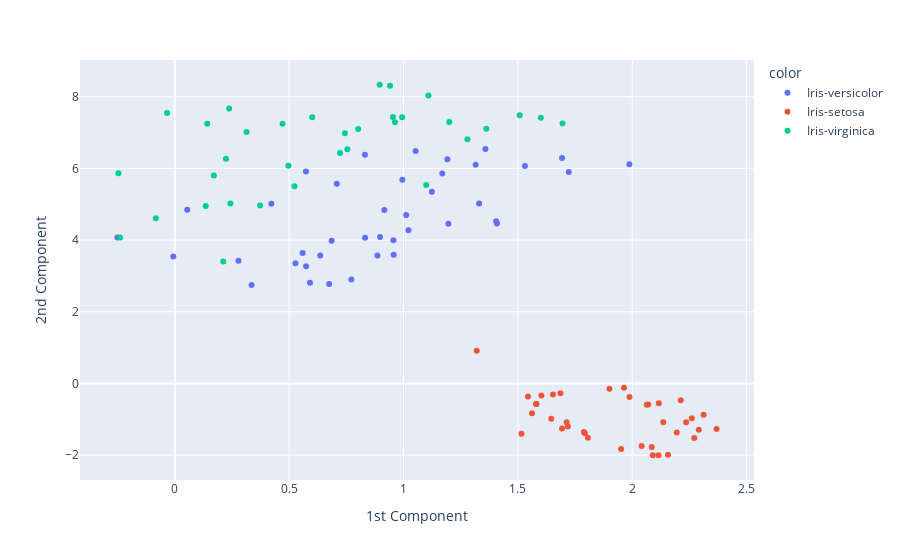

Notebook code cell kept with this figure:
### Code cell
fig  = px.scatter(x = X_train_tsne[:, 0], y = X_train_tsne[:, 1], color=y_train)

fig.update_layout(
    xaxis_title = "1st Component",
    yaxis_title = "2nd Component",
)
fig.show()

### Figure 1 — Plotly figure (JSON) as saved in the notebook; plotly's stock layout.template omitted (floating-point values rounded to 4 significant figures)
{"data": [{"hovertemplate": "color=Iris-versicolor<br>x=%{x}<br>y=%{y}<extra></extra>", "legendgroup": "Iris-versicolor", "marker": {"color": "#636efa", "symbol": "circle"}, "mode": "markers", "name": "Iris-versicolor", "orientation": "v", "showlegend": true, "type": "scatter", "x": [-0.2509, 1.196, 0.591, 0.7082, 1.405, 1.722, 0.5273, 0.6357, 1.693, 0.3356, 0.8312, 1.358, 0.6749, 0.9559, 0.2782, 1.315, 0.6857, 1.022, 0.05419, 0.957, 0.5738, 0.5588, 0.8319, -0.006763, 1.331, 0.4222, 1.192, 0.8858, 1.011, 1.988, 1.409, 1.531, 0.9948, 0.5733, 1.053, 1.169, 0.9161, 0.7718, 1.124, 0.8975], "xaxis": "x", "y": [4.075, 4.458, 2.811, 5.572, 4.527, 5.899, 3.355, 3.571, 6.293, 2.747, 6.379, 6.544, 2.775, 3.996, 3.423, 6.1, 3.981, 4.278, 4.843, 3.589, 3.271, 3.642, 4.065, 3.54, 5.018, 5.015, 6.259, 3.567, 4.699, 6.119, 4.461, 6.07, 5.686, 5.912, 6.486, 5.855, 4.837, 2.902, 5.351, 4.088], "yaxis": "y"}, {"hovertemplate": "color=Iris-setosa<br>x=%{x}<br>y=%{y}<extra></extra>", "legendgroup": "Iris-setosa", "marker": {"color": "#EF553B", "symbol": "circle"}, "mode": "markers", "name": "Iris-setosa", "orientation": "v", "showlegend": true, "type": "scatter", "x": [1.653, 2.195, 1.719, 2.212, 2.156, 1.58, 2.07, 1.988, 2.369, 1.806, 2.041, 2.291, 1.562, 2.236, 1.544, 1.964, 1.58, 1.693, 1.32, 2.116, 1.793, 2.115, 1.952, 2.271, 2.085, 1.9, 2.312, 2.136, 1.686, 1.646, 1.58, 1.516, 1.789, 1.713, 2.261, 1.603, 2.063, 2.09], "xaxis": "x", "y": [-0.3104, -1.367, -1.203, -0.4668, -1.992, -0.5716, -0.5869, -0.3764, -1.272, -1.517, -1.745, -1.291, -0.8314, -1.081, -0.3635, -0.119, -0.5716, -1.254, 0.911, -0.5522, -1.387, -2.004, -1.829, -1.522, -1.775, -0.1489, -0.8747, -1.081, -0.2757, -0.9889, -0.5716, -1.403, -1.352, -1.08, -0.9701, -0.339, -0.5942, -2.001], "yaxis": "y"}, {"hovertemplate": "color=Iris-virginica<br>x=%{x}<br>y=%{y}<extra></extra>", "legendgroup": "Iris-virginica", "marker": {"color": "#00cc96", "symbol": "circle"}, "mode": "markers", "name": "Iris-virginica", "orientation": "v", "showlegend": true, "type": "scatter", "x": [0.1352, 0.6008, 1.279, 1.109, 0.9941, 0.1707, 1.508, 0.4965, 0.1417, 0.7224, 0.2117, -0.2468, 0.2375, 1.099, 0.3727, -0.2394, 0.7545, 0.471, 0.9623, 0.2236, 1.2, 0.8956, 0.7436, 1.362, 0.3133, -0.08334, 1.6, -0.03397, 0.9532, 0.9409, 0.2429, 0.8019, 1.695, 0.523], "xaxis": "x", "y": [4.953, 7.43, 6.817, 8.038, 7.428, 5.804, 7.484, 6.072, 7.244, 6.434, 3.4, 5.869, 7.674, 5.539, 4.965, 4.071, 6.538, 7.249, 7.291, 6.271, 7.298, 8.335, 6.981, 7.109, 7.017, 4.611, 7.411, 7.549, 7.436, 8.309, 5.023, 7.097, 7.252, 5.502], "yaxis": "y"}], "layout": {"autosize": true, "legend": {"title": {"text": "color"}, "tracegroupgap": 0}, "margin": {"t": 60}, "xaxis": {"anchor": "y", "autorange": true, "domain": [0, 1], "range": [-0.4128, 2.531], "title": {"text": "1st Component"}, "type": "linear"}, "yaxis": {"anchor": "x", "autorange": true, "domain": [0, 1], "range": [-2.804, 9.135], "title": {"text": "2nd Component"}, "type": "linear"}}}
